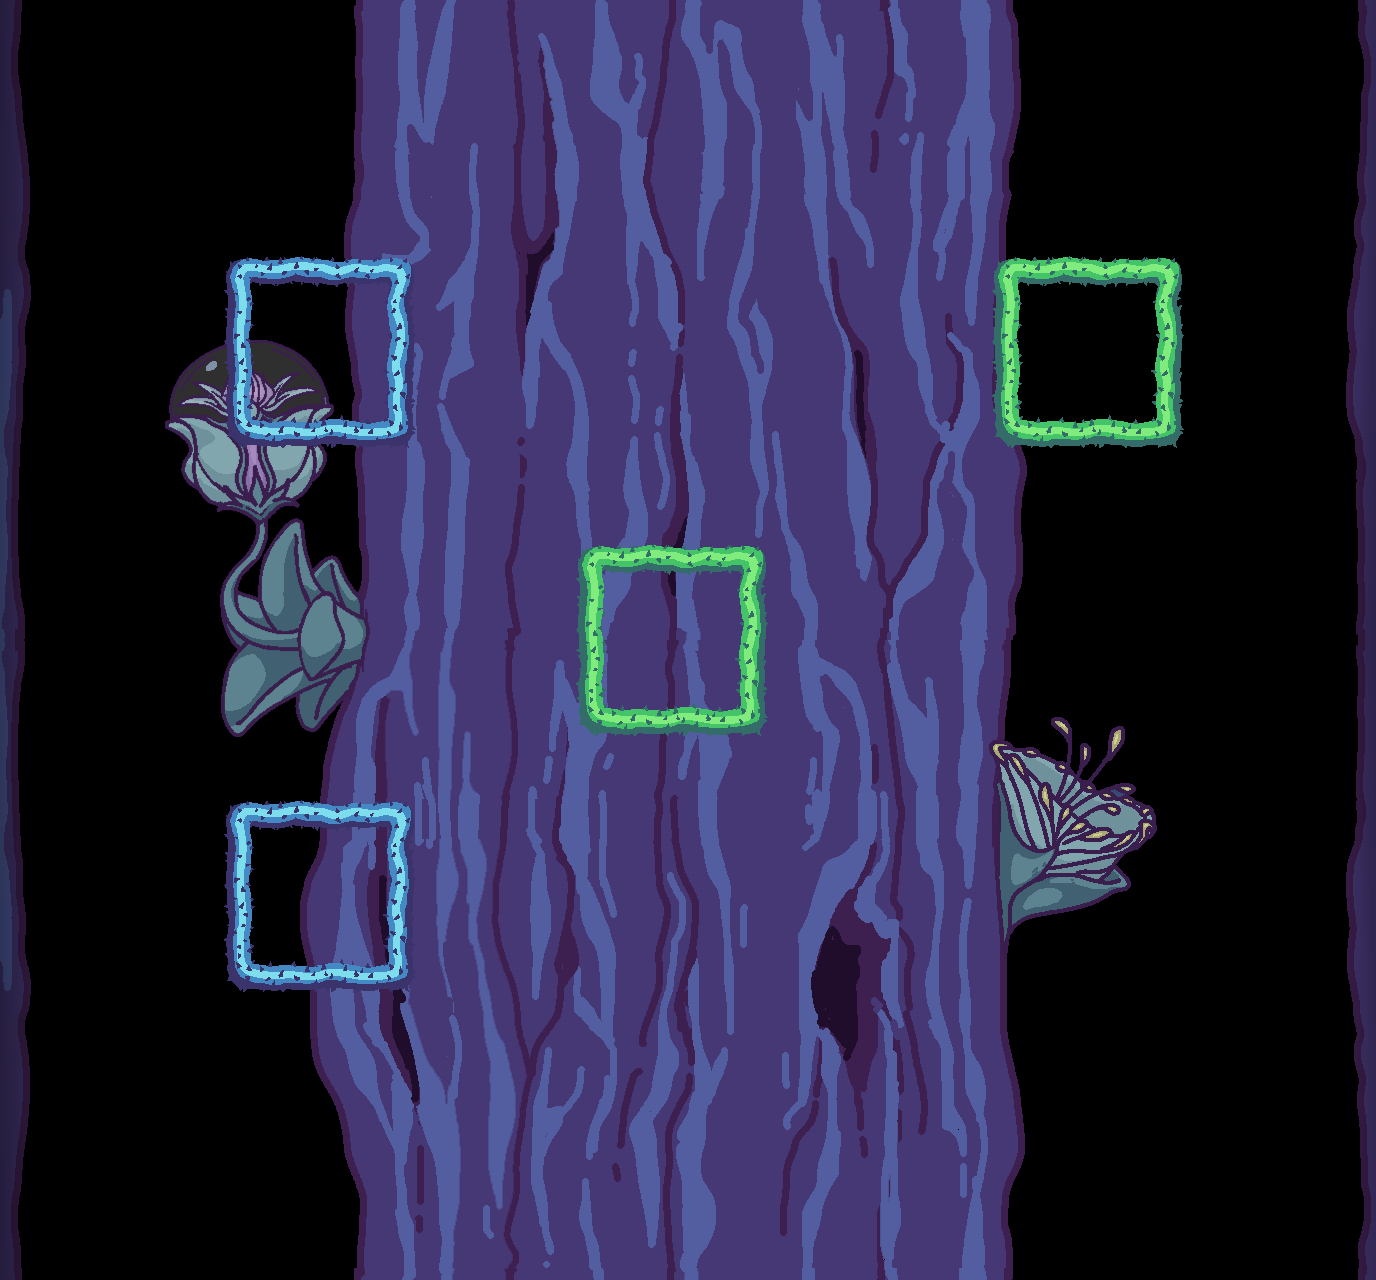

Below is a game level as drawn by its tile map, then a one-line description and the .tmx that defines it (tile-layer data replaced by summaries):
An orthogonal 43x40 tile map with 32x32 px tiles, 1 tile layer (Tile Layer 2), 2 hidden layers not drawn, 5 tilesets, 4 image layers and 1 object (FuelCan).

<map version="1.10" tiledversion="1.10.2" orientation="orthogonal" renderorder="right-down" width="43" height="40" tilewidth="32" tileheight="32" infinite="0" nextlayerid="9" nextobjectid="2">
 <tileset firstgid="1" name="Tiles2" tilewidth="32" tileheight="32" tilecount="36" columns="6">
  <image source="Tiles2.png" width="192" height="192" />
 </tileset>
 <tileset firstgid="37" name="Tiles1" tilewidth="32" tileheight="32" tilecount="36" columns="6">
  <image source="Tiles1.png" width="192" height="192" />
 </tileset>
 <tileset firstgid="73" name="side_left" tilewidth="32" tileheight="32" tilecount="20" columns="1">
  <image source="side_left.png" width="32" height="640" />
 </tileset>
 <tileset firstgid="93" name="side_right" tilewidth="32" tileheight="32" tilecount="20" columns="1">
  <image source="side_right.png" width="32" height="640" />
 </tileset>
 <tileset firstgid="113" name="jerrycan" tilewidth="96" tileheight="96" tilecount="1" columns="1">
  <image source="jerrycan.png" width="96" height="96" />
 </tileset>
 <imagelayer id="2" name="Image Layer 1">
  <image source="Trunk1.png" width="1366" height="640" />
 </imagelayer>
 <imagelayer id="3" name="Image Layer 2" offsetx="0" offsety="640">
  <image source="Trunk2.png" width="1366" height="640" />
 </imagelayer>
 <imagelayer id="5" name="Image Layer 3" offsetx="52.6667" offsety="332">
  <image source="DomeFlower.png" width="416" height="416" />
 </imagelayer>
 <imagelayer id="6" name="Image Layer 4" offsetx="936.333" offsety="711.667">
  <image source="CupThing.png" width="256" height="256" />
 </imagelayer>
 <layer id="4" name="Tile Layer 2" width="43" height="40">
  <data>[1720 cells, 225 non-empty, 112 distinct tile ids]</data>
 </layer>
 <layer id="8" name="Copy of Tile Layer 2" width="43" height="40" visible="0">
  <data>[1720 cells, 224 non-empty, 112 distinct tile ids]</data>
 </layer>
 <layer id="1" name="Tile Layer 1" width="43" height="40" visible="0">
  <data>[1720 cells, 0 non-empty, 0 distinct tile ids]</data>
 </layer>
 <objectgroup id="7" name="Object Layer 1">
  <object id="1" type="FuelCan" gid="113" x="623" y="1105" width="96" height="96" />
 </objectgroup>
</map>